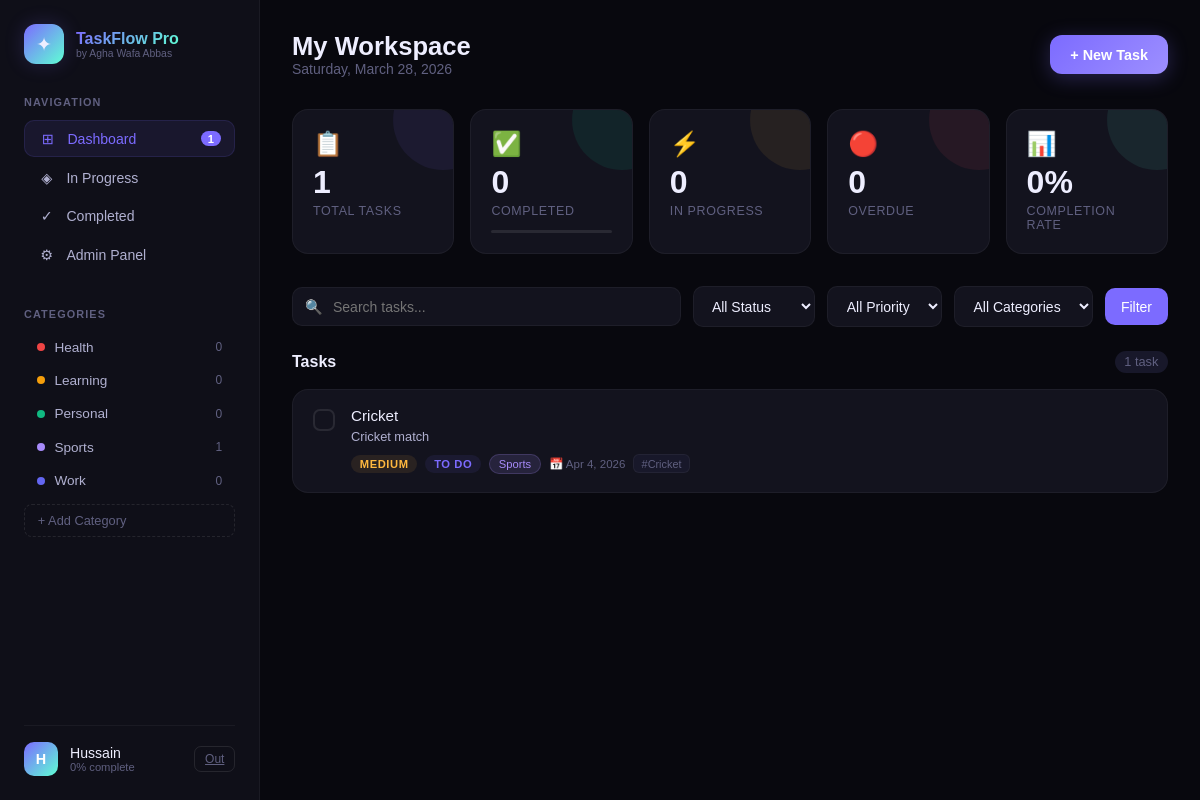
Page /dashboard/ (signed in) on the committed database.
### todo/models.py (models this page shows, shortened)
class Category(models.Model):
    name = models.CharField(max_length=100)
    color = models.CharField(max_length=7, default='#6366f1')  # hex color
    icon = models.CharField(max_length=50, default='folder')
    user = models.ForeignKey(User, on_delete=models.CASCADE, related_name='categories')
    created_at = models.DateTimeField(auto_now_add=True)
    class Meta:
        verbose_name_plural = 'Categories'
        ordering = ['name']

class Task(models.Model):
    PRIORITY_CHOICES = [
        ('low', 'Low'),
        ('medium', 'Medium'),
        ('high', 'High'),
        ('critical', 'Critical'),
    ]
    STATUS_CHOICES = [
        ('todo', 'To Do'),
        ('in_progress', 'In Progress'),
        ('review', 'In Review'),
        ('done', 'Done'),
    ]
    title = models.CharField(max_length=300)
    description = models.TextField(blank=True, null=True)
    user = models.ForeignKey(User, on_delete=models.CASCADE, related_name='tasks')
    category = models.ForeignKey(Category, on_delete=models.SET_NULL, null=True, blank=True, related_name='tasks')
    priority = models.CharField(max_length=10, choices=PRIORITY_CHOICES, default='medium')
    status = models.CharField(max_length=20, choices=STATUS_CHOICES, default='todo')
    due_date = models.DateField(null=True, blank=True)
    completed = models.BooleanField(default=False)
    completed_at = models.DateTimeField(null=True, blank=True)
    created_at = models.DateTimeField(auto_now_add=True)
    updated_at = models.DateTimeField(auto_now=True)
    is_pinned = models.BooleanField(default=False)
    tags = models.CharField(max_length=500, blank=True, null=True, help_text="Comma-separated tags")
    class Meta:
        ordering = ['-is_pinned', '-created_at']
    @property
    def is_overdue(self):
        if self.due_date and not self.completed:
            return self.due_date < timezone.now().date()
        return False
    @property
    def tag_list(self):
        if self.tags:
            return [tag.strip() for tag in self.tags.split(',') if tag.strip()]
        return []

### todo/views.py (the view)
# urls.py: path('dashboard/', views.dashboard, name='dashboard'),
@login_required
def dashboard(request):
    tasks = Task.objects.filter(user=request.user)
    categories = Category.objects.filter(user=request.user)
    status_filter = request.GET.get('status', '')
    priority_filter = request.GET.get('priority', '')
    category_filter = request.GET.get('category', '')
    search_query = request.GET.get('q', '')
    if status_filter:
        tasks = tasks.filter(status=status_filter)
    if priority_filter:
        tasks = tasks.filter(priority=priority_filter)
    if category_filter:
        tasks = tasks.filter(category_id=category_filter)
    if search_query:
        tasks = tasks.filter(Q(title__icontains=search_query) | Q(description__icontains=search_query))
    all_tasks = Task.objects.filter(user=request.user)
    stats = {
        'total': all_tasks.count(),
        'completed': all_tasks.filter(completed=True).count(),
        'in_progress': all_tasks.filter(status='in_progress').count(),
        'overdue': sum(1 for t in all_tasks if t.is_overdue),
        'critical': all_tasks.filter(priority='critical', completed=False).count(),
    }
    if stats['total'] > 0:
        stats['completion_rate'] = round((stats['completed'] / stats['total']) * 100)
    else:
        stats['completion_rate'] = 0
    context = {
        'tasks': tasks,
        'categories': categories,
        'stats': stats,
        'status_filter': status_filter,
        'priority_filter': priority_filter,
        'category_filter': category_filter,
        'search_query': search_query,
        'today': timezone.now().date(),
    }
    return render(request, 'todo/dashboard.html', context)

### todo/templates/todo/dashboard.html (shortened to what this page needs)
<!DOCTYPE html>
<html lang="en">
<head>
</head>
<body>
<div class="layout">
  <aside class="sidebar">
    <div class="sidebar-brand">
      <div class="brand-icon">✦</div>
      <div>
        <div class="brand-text">TaskFlow Pro</div>
        <span class="brand-sub">by Agha Wafa Abbas</span>
      </div>
    </div>
    <div class="sidebar-section">
      <div class="sidebar-label">Navigation</div>
      <a href="{% url 'dashboard' %}" class="nav-item active">
        <span class="icon">⊞</span> Dashboard
        {% if stats.total %}<span class="nav-badge">{{ stats.total }}</span>{% endif %}
      </a>
      <a href="{% url 'dashboard' %}?status=in_progress" class="nav-item">
        <span class="icon">◈</span> In Progress
      </a>
      <a href="{% url 'dashboard' %}?status=done" class="nav-item">
        <span class="icon">✓</span> Completed
      </a>
      <a href="/admin/" class="nav-item" target="_blank">
        <span class="icon">⚙</span> Admin Panel
      </a>
    </div>
    <div class="sidebar-section">
      <div class="sidebar-label">Categories</div>
      {% for cat in categories %}
      <a href="{% url 'dashboard' %}?category={{ cat.id }}" class="cat-item">
        <span class="cat-dot" style="background:{{ cat.color }}"></span>
        {{ cat.name }}
        <span class="cat-count">{{ cat.tasks.count }}</span>
      </a>
      {% endfor %}
      <button class="btn-add-cat" onclick="openCatModal()">+ Add Category</button>
    </div>
    <div class="sidebar-footer">
      <div class="user-card">
        <div class="user-avatar">{{ request.user.username|first|upper }}</div>
        <div class="user-info">
          <div class="user-name">{{ request.user.username }}</div>
          <div class="user-role">{{ stats.completion_rate }}% complete</div>
        </div>
        <a href="{% url 'logout' %}" class="btn-logout">Out</a>
      </div>
    </div>
  </aside>
  <main class="main">
    <div class="topbar">
      <div class="topbar-left">
        <h1>My Workspace</h1>
        <p>{{ today|date:"l, F j, Y" }}</p>
      </div>
      <button class="btn-new-task" onclick="openModal()">+ New Task</button>
    </div>
    <div class="stats-grid">
      <div class="stat-card s1">
        <div class="stat-icon">📋</div>
        <div class="stat-num">{{ stats.total }}</div>
        <div class="stat-label">Total Tasks</div>
      </div>
      <div class="stat-card s2">
        <div class="stat-icon">✅</div>
        <div class="stat-num">{{ stats.completed }}</div>
        <div class="stat-label">Completed</div>
        <div class="progress-bar"><div class="progress-fill" style="width:{{ stats.completion_rate }}%"></div></div>
      </div>
      <div class="stat-card s3">
        <div class="stat-icon">⚡</div>
        <div class="stat-num">{{ stats.in_progress }}</div>
        <div class="stat-label">In Progress</div>
      </div>
      <div class="stat-card s4">
        <div class="stat-icon">🔴</div>
        <div class="stat-num">{{ stats.overdue }}</div>
        <div class="stat-label">Overdue</div>
      </div>
      <div class="stat-card s5">
        <div class="stat-icon">📊</div>
        <div class="stat-num">{{ stats.completion_rate }}%</div>
        <div class="stat-label">Completion Rate</div>
      </div>
    </div>
    <form method="GET" action="{% url 'dashboard' %}" class="filters-bar">
      <div class="search-box">
        <span class="search-icon">🔍</span>
        <input type="text" name="q" placeholder="Search tasks..." value="{{ search_query }}"/>
      </div>
      <select name="status">
        <option value="">All Status</option>
      </select>
      <select name="priority">
        <option value="">All Priority</option>
      </select>
      <select name="category">
        <option value="">All Categories</option>
      </select>
      <button type="submit" class="btn-filter">Filter</button>
    </form>
    <div class="tasks-header">
      <h2>Tasks</h2>
      <span class="task-count">{{ tasks.count }} task{{ tasks.count|pluralize }}</span>
    </div>
    <div class="tasks-list">
      {% for task in tasks %}
      <div class="task-card {% if task.is_pinned %}pinned{% endif %} {% if task.completed %}completed{% endif %} {% if task.is_overdue %}overdue{% endif %}">
        <div class="task-check">
          <a href="{% url 'toggle_task' task.id %}" class="{% if task.completed %}checked{% endif %}">
          </a>
        </div>
        <div class="task-body">
          <div class="task-title {% if task.completed %}done{% endif %}">
            {{ task.title }}
          </div>
          {% if task.description %}
          <div class="task-desc">{{ task.description }}</div>
          {% endif %}
          <div class="task-meta">
            <span class="badge badge-priority-{{ task.priority }}">{{ task.get_priority_display }}</span>
            <span class="badge badge-status-{{ task.status }}">{{ task.get_status_display }}</span>
            {% if task.category %}
            <span class="badge-cat" style="background:{{ task.category.color }}22; color:{{ task.category.color }}; border:1px solid {{ task.category.color }}33;">{{ task.category.name }}</span>
            {% endif %}
            {% if task.due_date %}
            <span class="due-date {% if task.is_overdue %}overdue{% endif %}">
              📅 {{ task.due_date|date:"M j, Y" }}{% if task.is_overdue %} · Overdue{% endif %}
            </span>
            {% endif %}
            {% for tag in task.tag_list %}
            <span class="tag">#{{ tag }}</span>
            {% endfor %}
          </div>
        </div>
      </div>
      {% empty %}
      <div class="empty-state">
        <div class="empty-icon">✦</div>
        <h3>No tasks found</h3>
        <p>Create your first task to get started!</p>
      </div>
      {% endfor %}
    </div>
  </main>
</div>
</body>
</html>

### rows in the picture
Category: name "Health", tasks.count "0"
Category: name "Learning", tasks.count "0"
Category: name "Personal", tasks.count "0"
Category: name "Sports", tasks.count "1"
Category: name "Work", tasks.count "0"
Task: completed False (drawn), title "Cricket", description "Cricket match", priority "MEDIUM", status "TO DO", category.name "Sports", due_date "Apr 4, 2026", tag_list "Cricket"

### other values in the picture
{{ stats.total }} "1"
{{ request.user.username|first|upper }} "H"
{{ request.user.username }} "Hussain"
{{ stats.completion_rate }} "0"
{{ stats.completed }} "0"
{{ stats.in_progress }} "0"
{{ stats.overdue }} "0"
{{ tasks.count }} "1"
